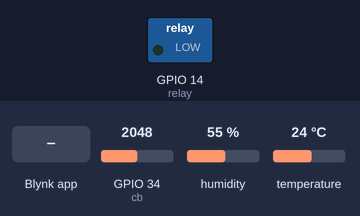
Bench run of a sketch on a simulated ESP32. Shown: switched loads named in the sketch (green lamp = pin HIGH). The test bench sets the inputs (shaded band); at power-on: GPIO 34 (cb) = 2048, humidity 55 %, temperature 24 °C. WiFi joins after 1.5 s; servers stay silent unless stated; what the sketch prints to the serial monitor is not drawn.

Above: at 3.0 s.
3.1 s: Blynk app writes 1 to V0
At 5.2 s:
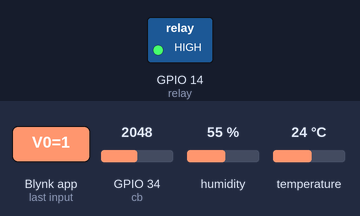
5.8 s: Blynk app writes 0 to V0
At 7.6 s:
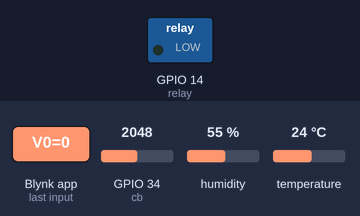
8.5 s: Blynk app writes 1 to V3
At 11.3 s:
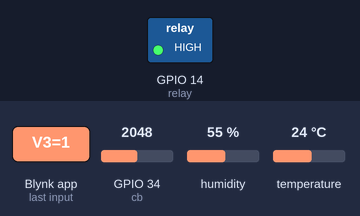
Timing chart, 0 to 12.8 s (numbered marks = the images above; inputs shaded):
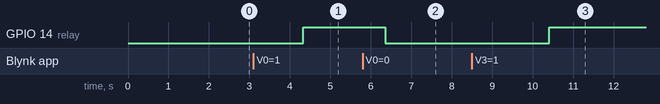

The sketch:

index.ino
```cpp
#define BLYNK_TEMPLATE_ID "TMPL6bVCAtfmx"
#define BLYNK_TEMPLATE_NAME "ESMARTDHT11"
#define BLYNK_AUTH_TOKEN "x8jfh5xMxVRXD1UhhkX03QrCRoGRvuZf"

#include <WiFi.h>
#include <WiFiClient.h>
#include <BlynkSimpleEsp32.h>
#include <string.h>
#include <stdio.h>


#include "DHT.h"

#include <LiquidCrystal_I2C.h>


// DHT define
#define DHTTYPE DHT11      // DHT 11 Định nghĩa hằng DHTTYPE với giá trị DHT11, cho biết loại cảm biến DHT được sử dụng (DHT11 trong trường hợp này).
#define DHTPIN 13          //  Định nghĩa hằng DHTPIN với giá trị 13, chỉ ra chân GPIO được kết nối với dây dữ liệu của cảm biến DHT.
DHT dht(DHTPIN, DHTTYPE);  //Tạo một đối tượng DHT có tên dht và khởi tạo nó với loại cảm biến (DHTTYPE) và chân dữ liệu (DHTPIN).

// Define LED
// WidgetLED LED_ON_APP(V0);
int button;

char auth[] = BLYNK_AUTH_TOKEN;
// Your WiFi credentials.
// Set password to "" for open networks.
char ssid[] = "OnlyOne";
char pass[] = "12345678";


int relay = 14;  //Chân relay số 5
int cb = 34;
int doc_cb, TBcb;

boolean flag = false;

int buttonCamBien;
boolean flagBtnCamBien = false;

void setup() {
  // pinMode(LED, OUTPUT);

  Serial.begin(115200);

  pinMode(cb, INPUT);      //Tín hiệu vào từ cảm biến
  pinMode(relay, OUTPUT);  //Tín hiệu xuất ra từ relay

  digitalWrite(relay, LOW);

  dht.begin();

  Blynk.begin(auth, ssid, pass);
}

BLYNK_WRITE(V3) {
  button = param.asInt();

  if (button == 1) {
    digitalWrite(relay, HIGH);
    // LED_ON_APP.on();
  } else {
    digitalWrite(relay, LOW);
    // LED_ON_APP.off();
  }
}
BLYNK_WRITE(V0) {
  buttonCamBien = param.asInt();

  if (buttonCamBien == 1) {
    flagBtnCamBien = true;
    // Blynk.virtualWrite(V0 , 1);
  } else {
    flagBtnCamBien = false;
    digitalWrite(relay, LOW);  //Thì relay ON, Bơm chạy
  }
}

void maybom() {
  for (int i = 0; i <= 9; i++) /*tạo một hàm for để đọc 10 lần giá trị cảm biến, sau đó lấy giá trị trung bình để được giá trị chính xác nhất.*/
  {
    doc_cb += analogRead(cb);
  }
  TBcb = doc_cb / 10;                           //Tính giá trị trung bình
  int phantramao = map(TBcb, 0, 1023, 0, 100);  //Chuyển giá trị Analog thành giá trị %
  int phantramthuc = 100 - phantramao;          //Tính giá trị phần trăm thực, chuyển điện thế khô thành ẩm

  Serial.print("\n\n >>>[analog]: ");
  Serial.print(TBcb);
  Serial.print(" ");
  Serial.print("~");
  Serial.print(" ");
  Serial.print(phantramthuc);
  Serial.println('% \n\n');
  delay(500);
  doc_cb = 0;

  if (phantramthuc >= 30)  //Nếu phần trăm thực lớn hơn hoặc = 30%
  {
      digitalWrite(relay, LOW);  //Thì relay OFF, không bơm
  }
  else  //Ngược lại, phần trăm thực nhỏ hơn 30%
  {
      digitalWrite(relay, HIGH);  //Thì relay ON, Bơm chạy
  }
}

void loop() {
  Serial.println("\nbutton");
  Serial.println(button);
  Serial.println("button cảm biến");
  Serial.println(buttonCamBien);
  Blynk.run();
  if (flagBtnCamBien) {
    maybom();
  }
  // Read Temp
  float t = dht.readTemperature();  // Đọc nhiệt độ từ cảm biến DHT và lưu trữ trong biến t.
  // Read Humi
  float h = dht.readHumidity();  //Đọc độ ẩm từ cảm biến DHT và lưu trữ trong biến h.
  // Check isRead ?
  if (isnan(h) || isnan(t)) {  //Kiểm tra xem giá trị h hoặc t có phải NaN (không phải số) hay không.
    delay(500);
    Serial.println("Failed to read from DHT sensor!\n");
    return;
  }

  Blynk.virtualWrite(V1, t);  //Gửi giá trị nhiệt độ t đến chân ảo V1 trong ứng dụng Blynk.
  Blynk.virtualWrite(V2, h);  //Gửi giá trị độ ẩm h đến chân ảo V2 trong ứng dụng Blynk.

  Serial.print("\n");
  Serial.print("Humidity: " + String(h) + "%");
  Serial.print("\t");
  Serial.print("Temperature:" + String(t) + " C");
  // digitalWrite(relay, LOW);
  delay(2000);
}
```

Measured:
- after the input at 3.1 s, GPIO 14 (relay): LOW → HIGH after 1.2 s
- after the input at 5.8 s, GPIO 14 (relay): HIGH → LOW after 0.55 s
- after the input at 8.5 s, GPIO 14 (relay): LOW → HIGH after 1.9 s
